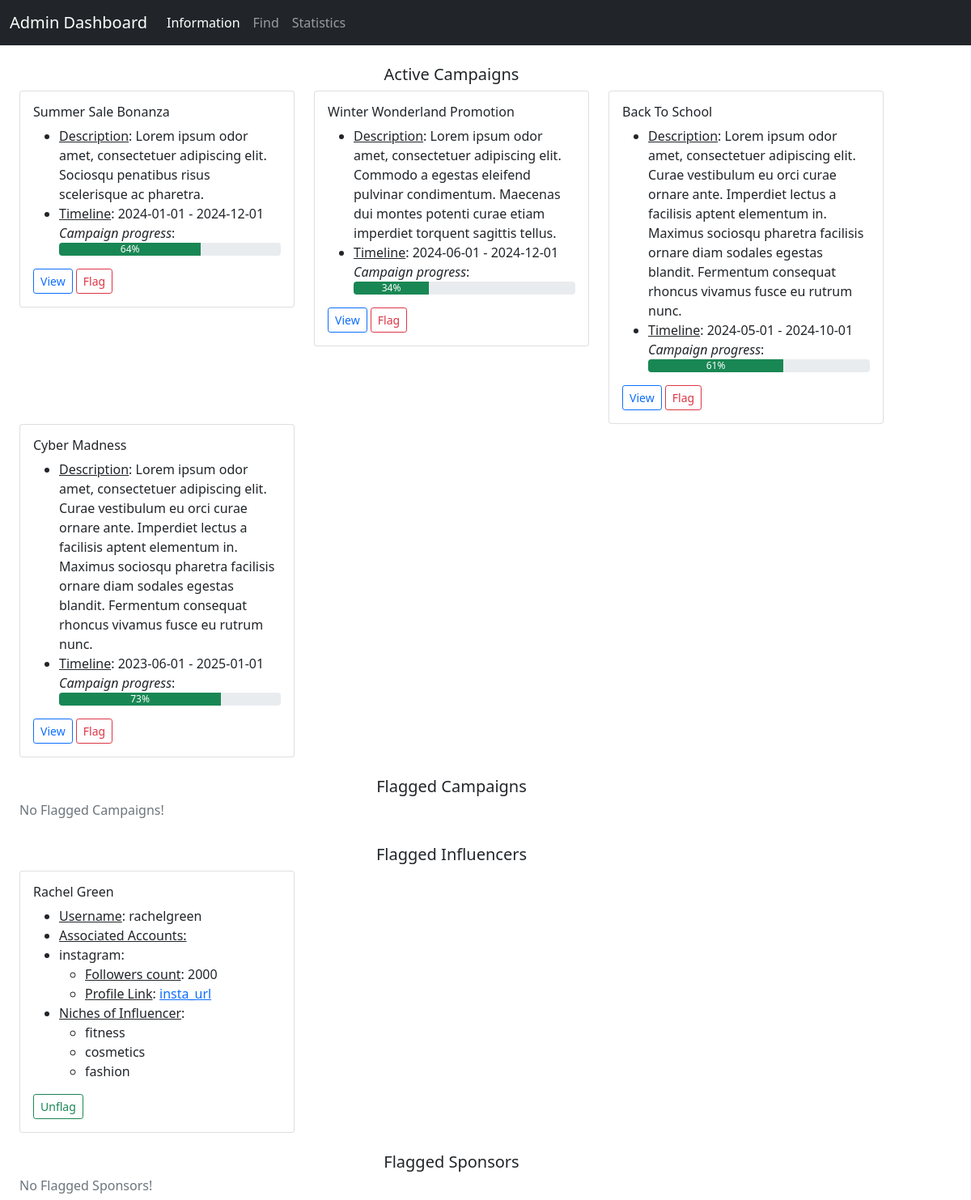
Page /admin_dashboard on the committed database.
### backend/models.py (models this page shows)
class Campaign(db.Model):
    __tablename__ = 'campaign'
    id = db.Column(db.Integer, primary_key=True)
    sponsor_id = db.Column(db.Integer, db.ForeignKey('sponsor.id'), nullable=False)
    visibility = db.Column(db.Enum('private', 'public'), default='public', nullable=False)
    title = db.Column(db.String, nullable=False)
    description = db.Column(db.String)
    goal = db.Column(db.String)
    start_date = db.Column(db.Date, nullable=False)
    end_date = db.Column(db.Date, nullable=False)
    budget = db.Column(db.Float, nullable=False)
    flagged = db.Column(db.Boolean, default=False)
    ad_request = db.relationship('Ad_Request', backref='campaign', cascade='all, delete-orphan')

class Influencer(db.Model):
    __tablename__ = 'influencer'
    id = db.Column(db.Integer, primary_key=True)
    first_name = db.Column(db.String, nullable=False)
    last_name = db.Column(db.String)
    age = db.Column(db.Integer, nullable=False)
    username = db.Column(db.String, unique=True, nullable=False)
    password = db.Column(db.String, nullable=False)
    email = db.Column(db.String, unique=True, nullable=False)
    earning = db.Column(db.Integer, default=0)
    flagged = db.Column(db.Boolean, default=False)
    reach = db.relationship('Reach', backref='influencer', cascade='all, delete-orphan')
    ad_request = db.relationship('Ad_Request', backref='influencer')
    influencer_niche = db.relationship('Influencer_Niche', backref='influencer')

class Reach(db.Model):
    __tablename__ = 'reach'
    id = db.Column(db.Integer, primary_key=True)
    influencer_id = db.Column(db.Integer, db.ForeignKey('influencer.id'), nullable=False)
    platform = db.Column(db.Enum('instagram', 'twitter', 'youtube', 'linkedin'), nullable=False)
    followers = db.Column(db.Integer, nullable=False)
    profile_link = db.Column(db.String, nullable=False)

class Niche(db.Model):
    __tablename__ = 'niche'
    id = db.Column(db.Integer, primary_key=True)
    name = db.Column(db.String, nullable=False)
    influencer_niche = db.relationship('Influencer_Niche', backref='niche')
    ad_request = db.relationship('Ad_Request', backref='niche')

### backend/controllers.py (the view)
@app.route('/admin_dashboard', methods=['GET', 'POST'])
def admin_dashboard():
    return render_template('admin_dashboard.html', active_campaigns=fetch_active_campaigns(), flagged_campaigns=fetch_flagged_campaigns(),
                           flagged_influencers=fetch_flagged_influencers(), flagged_sponsors=fetch_flagged_sponsors())

### backend/controllers.py (called while the page is built)
def progress(start_date, end_date):
    current_date = datetime.now().date()
    total_duration = (end_date - start_date).days
    elapsed_duration = (current_date - start_date).days
    progress = (elapsed_duration / total_duration) * 100
    return int(min(max(progress, 0), 100))

def fetch_flagged_campaigns():
    campaigns = Campaign.query.filter_by(flagged=True).all()
    flagged_campaigns = {}
    for campaign in campaigns:
        if campaign.id not in flagged_campaigns.keys():
            flagged_campaigns[campaign.id] = {'title': campaign.title, 'description': campaign.description, 'goal': campaign.goal,
                                              'start_date':campaign.start_date, 'end_date': campaign.end_date}
    return flagged_campaigns

def fetch_flagged_influencers():
    influencers = Influencer.query.filter_by(flagged=True).all()
    flagged_influencers = {}
    for influencer in influencers:
        if influencer.id not in flagged_influencers.keys():
            flagged_influencers[influencer.id] = {'fname': influencer.first_name, 'lname': influencer.last_name, 'username': influencer.username,
                                                  'social_accounts': social_accounts(influencer.id), 'niches': niches(influencer.id)}
    return flagged_influencers

def fetch_flagged_sponsors():
    sponsors = Sponsor.query.filter_by(flagged=True).all()
    flagged_sponsors = {}
    for sponsor in sponsors:
        if sponsor.id not in flagged_sponsors.keys():
            flagged_sponsors[sponsor.id] = {'fname': sponsor.first_name, 'lname': sponsor.last_name, 'username': sponsor.username, 'industry': sponsor.industry,
                                            'budget': sponsor.budget, 'type': sponsor.type, 'email': sponsor.email}
    return flagged_sponsors

def social_accounts(influencer_id):
    tuples = (db.session.query(Influencer.id, Reach.platform, Reach.followers, Reach.profile_link)
                  .join(Reach, Reach.influencer_id==influencer_id).all())
    social_accounts = {}
    for tuple in tuples:
        if tuple.platform not in social_accounts.keys():
            social_accounts[tuple.platform] = {'followers': tuple.followers, 'profile_link': tuple.profile_link}
    return social_accounts

### templates/admin_dashboard.html (shortened to what this page needs)
<!DOCTYPE html>
<html lang="en">
<head>
    <link href="https://cdn.jsdelivr.net/npm/bootstrap@5.0.2/dist/css/bootstrap.min.css" rel="stylesheet">
</head>
<body>
    <div id="container">
        <div id="panel">
            <nav class="navbar navbar-expand-lg navbar-dark bg-dark">
                <div class="container-fluid">
                    <label class="navbar-brand">Admin Dashboard</label>
                    <div class="collapse navbar-collapse" id="navbarNavAltMarkup">
                        <div class="navbar-nav">
                            <a class="nav-link active" aria-current="page" href="/admin_dashboard">Information</a>
                            <a class="nav-link" href="/admin_find">Find</a>
                            <a class="nav-link" href="admin_statistics">Statistics</a>
                        </div>
                    </div>
                </div>
            </nav>
        </div>
        <div class="container row">
            <h5 class="text-center"><br>Active Campaigns</h5>
            {% if active_campaigns %}
                {% for key,value in active_campaigns.items() %}
                    <div class="col-sm-4">
                        <div class="card">
                            <div class="card-body">
                                <h6 class="card-title">{{ value.title }}</h6>
                                <ul class="card-text">
                                    <li><u>Description</u>: {{ value.description }}</li>
                                    <li><u>Timeline</u>: {{ value.start_date }} - {{ value.end_date }}</li>
                                    <i>Campaign progress</i>:
                                    <div class="progress">
                                        <div class="progress-bar bg-success" role="progressbar" style="width: {{ value.progress }}%;" aria-valuenow="{{ value.progress }}" aria-valuemin="0" aria-valuemax="100">{{ value.progress }}%</div>
                                    </div>
                                </ul>
                                <a href="/campaign_details/{{ key }}" class="btn btn-outline-primary btn-sm">View</a>
                                <a href="/flag_campaign/{{ key }}" class="btn btn-outline-danger btn-sm">Flag</a>
                            </div>
                        </div>
                    </div>
                {% endfor %}
            {% else %}
                <h6 class="text-secondary">No Active Campaigns!</h6>
            {% endif %}
        </div>
        <div class="container row">
            <h5 class="text-center"><br>Flagged Campaigns</h5>
            {% if flagged_campaigns %}
                {% for key,value in flagged_campaigns.items() %}
                    <div class="col-sm-4">
                        <div class="card">
                            <div class="card-body">
                                <h6 class="card-title"> {{ value.title }} </h6>
                                <ul class="card-text">
                                    <li><u>Description</u>: {{ value.description }}</li>
                                    <li><u>Goal</u>: {{ value.goal }}</li>
                                    <li><u>Timeline</u>: {{ value.start_date }} - {{ value.end_date }}</li>
                                </u;>
                                <a href="/campaign_details/{{ key }}" class="btn btn-outline-primary btn-sm">View</a>
                                <a href="/unflag_campaign/{{ key }}" class="btn btn-outline-success btn-sm">Unflag</a>
                            </div>
                        </div>
                    </div>
                {% endfor %}
            {% else %}
                <h6 class="text-secondary">No Flagged Campaigns!</h6>
            {% endif %}
        </div>
        <div class="container row">
            <h5 class="text-center"><br>Flagged Influencers</h5>
            {% if flagged_influencers %}
                {% for key, value in flagged_influencers.items() %}
                    <div class="col-sm-4">
                        <div class="card">
                            <div class="card-body">
                                <h6 class="card-title"> {{ value.fname }} {{ value.lname }} </h6>
                                <ul class="card-text">
                                    <li><u>Username</u>: {{ value.username }}</li>
                                    <li><u>Associated Accounts:</u></li>
                                    {% for account, info in value.social_accounts.items() %}
                                        <li>
                                            {{ account }}:
                                            <ul>
                                                <li><u>Followers count</u>: {{ info.followers }}</li>
                                                <li><u>Profile Link</u>: <a href="{{ info.profile_link }}" target="_blank">{{ info.profile_link }}</a></li>
                                            </ul>
                                        </li>
                                    {% endfor %}
                                    <li><u>Niches of Influencer</u>:</li>
                                    <ul>
                                        {% for niche in value.niches %}
                                            <li>{{ niche }}</li>
                                        {% endfor %}
                                    </ul>
                                </ul>
                                <a href="/unflag_influencer/{{ key }}" class="btn btn-outline-success btn-sm">Unflag</a>
                            </div>
                        </div>
                    </div>
                {% endfor %}
            {% else %}
                <h6 class="text-secondary">No Flagged Influencers!</h6>
            {% endif %}
        </div>
        <div class="container row">
            <h5 class="text-center"><br>Flagged Sponsors</h5>
            {% if flagged_sponsors %}
                {% for key, value in flagged_sponsors.items() %}
                    <div class="col-sm-4">
                        <div class="card">
                            <div class="card-body">
                                <h6 class="card-title"> {{ value.fname }} {{ value.lname }} </h6>
                                <p class="card-text">
                                    <li><u>Username</u>: {{ value.username }} </li>
                                    <li><u>Type</u>: {{ value.type }} </li>
                                    <li><u>Industry</u>: {{ value.industry }} </li>
                                    <li><u>Budget</u>: {{ value.budget }} </li>
                                    <li><u>Email</u>: {{ value.email }} </li>
                                </p>
                                <a href="/unflag_sponsor/{{ key }}" class="btn btn-outline-success btn-sm">Unflag</a>
                            </div>
                        </div>
                    </div>
                {% endfor %}
            {% else %}
                <h6 class="text-secondary">No Flagged Sponsors!</h6>
            {% endif %}
        </div>
    </div>
</body>
</html>

### rows in the picture
Campaign: title "Summer Sale Bonanza", description "Lorem ipsum odor amet, consectetuer adipiscing elit. Sociosqu penatibus risus scelerisque ac pharetra.", start_date "2024-01-01", end_date "2024-12-01"
Campaign: title "Winter Wonderland Promotion", description "Lorem ipsum odor amet, consectetuer adipiscing elit. Commodo a egestas eleifend pulvinar condimentum. Maecenas dui montes potenti curae etiam imperdiet torquent sagittis tellus.", start_date "2024-06-01", end_date "2024-12-01"
Campaign: title "Back To School", description "Lorem ipsum odor amet, consectetuer adipiscing elit. Curae vestibulum eu orci curae ornare ante. Imperdiet lectus a facilisis aptent elementum in. Maximus sociosqu pharetra facilisis ornare diam sodales egestas blandit. Fermentum consequat rhoncus vivamus fusce eu rutrum nunc.", start_date "2024-05-01", end_date "2024-10-01"
Campaign: title "Cyber Madness", description "Lorem ipsum odor amet, consectetuer adipiscing elit. Curae vestibulum eu orci curae ornare ante. Imperdiet lectus a facilisis aptent elementum in. Maximus sociosqu pharetra facilisis ornare diam sodales egestas blandit. Fermentum consequat rhoncus vivamus fusce eu rutrum nunc.", start_date "2023-06-01", end_date "2025-01-01"
Influencer: fname "Rachel", lname "Green", username "rachelgreen"
Reach: platform "instagram", followers "2000", profile_link "insta_url"
Niche: name "fitness"
Niche: name "cosmetics"
Niche: name "fashion"

### other values in the picture
{{ value.progress }} "64" "34" "61" "73"
